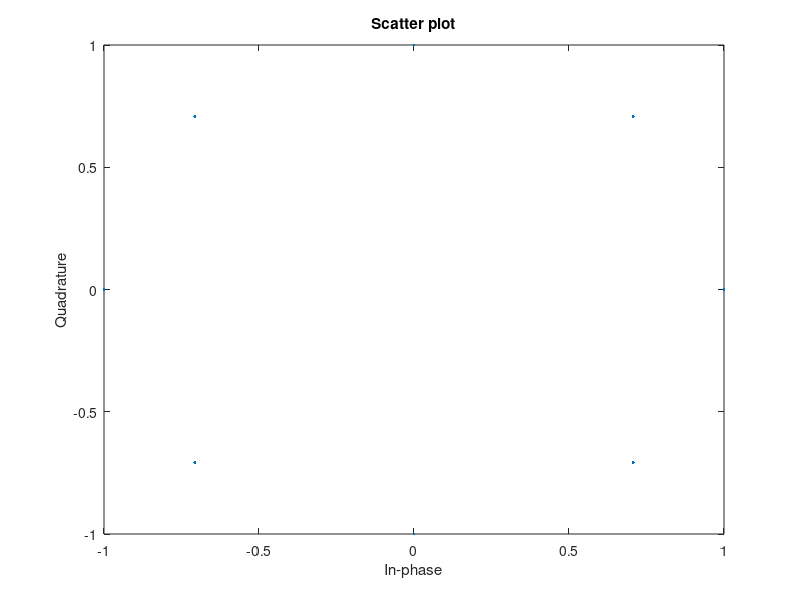
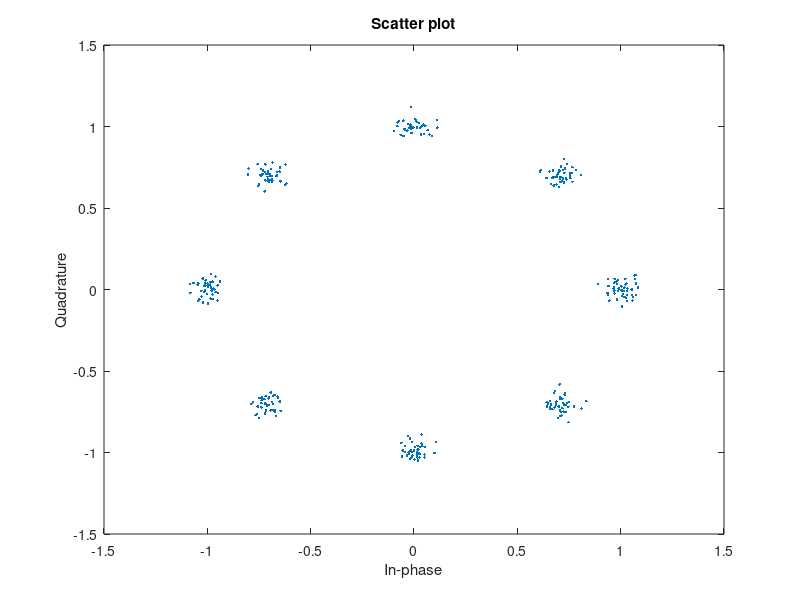

Write MATLAB code to recreate these figures, in order.
clc
clear all
close all

N=1002;
x=randi([0,1],1,N);
M=8;
yy=[];
for i=1:3:length(x)
  if x(i)==0 && x(i+1)==0 & x(i+2)==0
    y=cosd(0)+j*sind(0);
  elseif x(i)==0 && x(i+1)==0 & x(i+2)==1
    y=cosd(45)+j*sind(45);
  elseif x(i)==0 && x(i+1)==1 & x(i+2)==0
    y=cosd(90)+j*sind(90);
  elseif x(i)==0 && x(i+1)==1 & x(i+2)==1
    y=cosd(135)+j*sind(135);
  elseif x(i)==1 && x(i+1)==0 & x(i+2)==0
    y=cosd(180)+j*sind(180);
  elseif x(i)==1 && x(i+1)==0 & x(i+2)==1
    y=cosd(225)+j*sind(225);
  elseif x(i)==1 && x(i+1)==1 & x(i+2)==0
    y=cosd(270)+j*sind(270);
  elseif x(i)==1 && x(i+1)==1 & x(i+2)==1
    y=cosd(315)+j*sind(315);
  endif
  yy=[yy y];
endfor
scatterplot(yy);

EbN0db=20;
EbN0=10^(EbN0db/10);

n=(1/sqrt(2))*[randn(1,length(yy))+j*randn(1,length(yy))];
sigma=sqrt(1/(log2(M)*EbN0));

r=yy+sigma*n;

scatterplot(r);